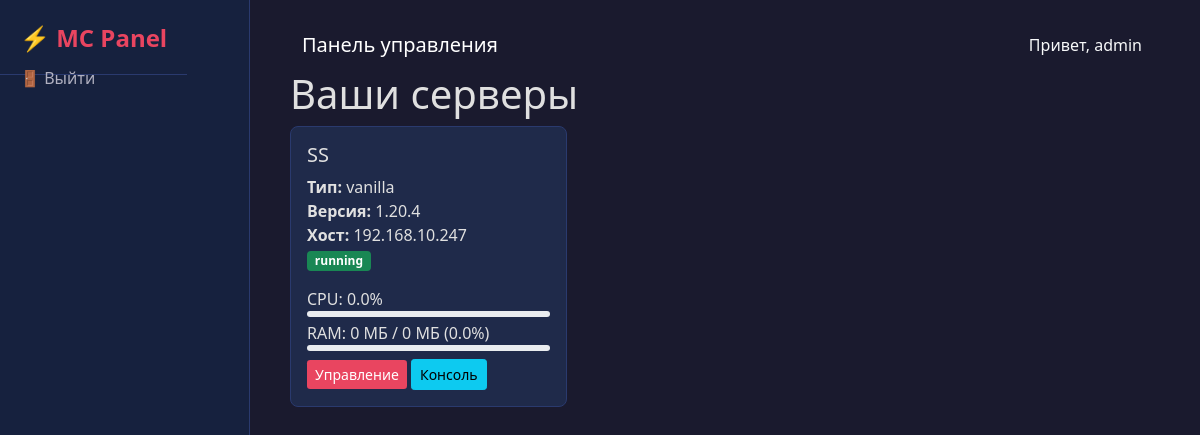
Page / (signed in) on the earlier database version.
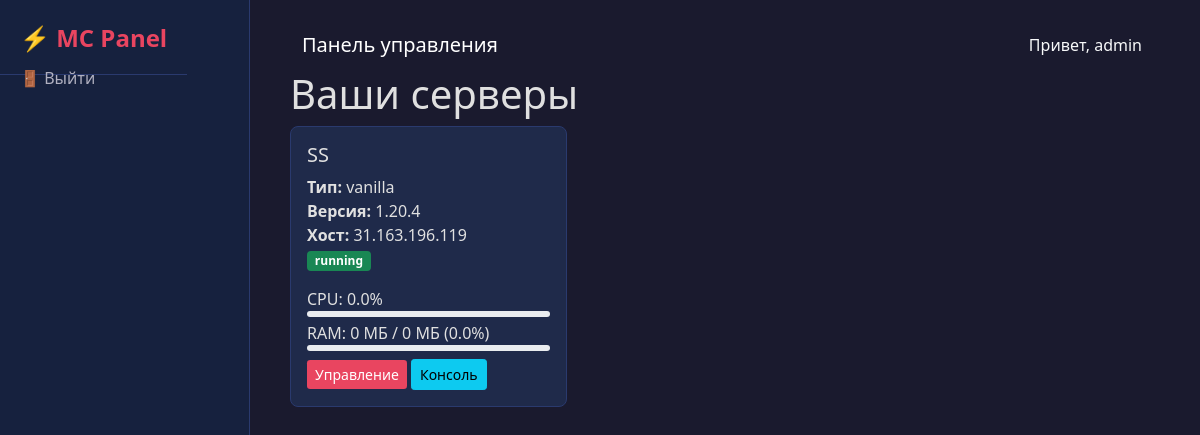
Same page on the later database version.
### models.py (models this page shows, shortened)
class User(UserMixin, db.Model):
    id = db.Column(db.Integer, primary_key=True)
    username = db.Column(db.String(80), unique=True, nullable=False)
    password = db.Column(db.String(120), nullable=False)
    servers = db.relationship('Server', backref='owner', lazy=True)
    co_servers = db.relationship('Server', secondary=server_access, backref=db.backref('co_owners', lazy='dynamic'))

class Server(db.Model):
    id = db.Column(db.Integer, primary_key=True)
    name = db.Column(db.String(100), nullable=False)
    server_type = db.Column(db.String(20), nullable=False, default='vanilla')
    mc_version = db.Column(db.String(20), nullable=False)
    ssh_host = db.Column(db.String(100), nullable=False)
    ssh_port = db.Column(db.Integer, default=22)
    ssh_user = db.Column(db.String(50), nullable=False)
    ssh_password_enc = db.Column(db.String(255), nullable=False)
    status = db.Column(db.String(20), default='offline')
    user_id = db.Column(db.Integer, db.ForeignKey('user.id'), nullable=False)
    startup_command = db.Column(db.Text, default="java -Xms128M -Xmx1024M -jar server.jar nogui")
    memory_percent = db.Column(db.Integer, default=95)
    timezone = db.Column(db.String(50), default="Europe/Moscow")
    garbage_collector = db.Column(db.String(50), default="UseSerialGC")
    domain = db.Column(db.String(100), nullable=True)
    srv_record = db.Column(db.String(100), nullable=True)
    def get_password(self):
        fernet = Fernet(Config.FERNET_KEY.encode())
        return fernet.decrypt(self.ssh_password_enc.encode()).decode()

### app.py (the view)
@app.route('/')
@login_required
def index():
    servers = Server.query.filter(
        (Server.user_id == current_user.id) |
        (Server.co_owners.any(id=current_user.id))
    ).all()
    stats_list = []
    for server in servers:
        try:
            client = ssh_connect(server.ssh_host, server.ssh_port, server.ssh_user, server.get_password())
            status = get_status(client, server.name)
            if server.status != status:
                server.status = status
            stats = get_system_stats(client)
            stats_list.append(stats)
            client.close()
        except Exception:
            server.status = 'offline'
            stats_list.append({
                'cpu_percent': 0.0,
                'ram_total_mb': 0,
                'ram_used_mb': 0,
                'ram_percent': 0.0
            })
    db.session.commit()
    server_stats = zip(servers, stats_list)
    return render_template('index.html', server_stats=server_stats)

### app.py (called while the page is built)
@login_manager.user_loader
def load_user(user_id):
    return db.session.get(User, int(user_id))

### templates/index.html (shortened to what this page needs)
{% extends "base.html" %}
{% block content %}
<h1>Ваши серверы</h1>
<div class="row">
    {% for server, stats in server_stats %}
    <div class="col-md-4">
        <div class="card server-card">
            <div class="card-body">
                <h5 class="card-title">{{ server.name }}</h5>
                <p class="card-text">
                    <strong>Тип:</strong> {{ server.server_type }}<br>
                    <strong>Версия:</strong> {{ server.mc_version }}<br>
                    <strong>Хост:</strong> {{ server.ssh_host }}<br>
                    <span class="badge bg-{% if server.status == 'running' %}success{% elif server.status == 'stopped' %}warning{% else %}secondary{% endif %} status-badge">
                        {{ server.status }}
                    </span>
                </p>
                {% if server.status == 'running' %}
                <div class="mt-2">
                    <div>
                        <span>CPU: {{ stats.cpu_percent }}%</span>
                        <div class="progress" style="height: 6px;">
                        </div>
                    </div>
                    <div class="mt-1">
                        <span>RAM: {{ stats.ram_used_mb }} МБ / {{ stats.ram_total_mb }} МБ ({{ stats.ram_percent }}%)</span>
                        <div class="progress" style="height: 6px;">
                        </div>
                    </div>
                </div>
                {% else %}
                <p class="text-muted mt-2">Статистика недоступна</p>
                {% endif %}
                <div class="mt-2">
                    <a href="{{ url_for('server_detail', server_id=server.id) }}" class="btn btn-primary btn-sm">Управление</a>
                    <a href="{{ url_for('console', server_id=server.id) }}" class="btn btn-info btn-sm">Консоль</a>
                </div>
            </div>
        </div>
    </div>
    {% else %}
    <p>Нет добавленных серверов. <a href="{{ url_for('add_server') }}">Добавить первый</a></p>
    {% endfor %}
</div>
{% endblock %}

### templates/base.html (shortened to what this page needs)
<!DOCTYPE html>
<html lang="ru">
<head>
    <link href="https://cdn.jsdelivr.net/npm/bootstrap@5.1.3/dist/css/bootstrap.min.css" rel="stylesheet">
    <link rel="stylesheet" href="{{ url_for('static', filename='style.css') }}">
</head>
<body>
    <div class="sidebar">
        <a href="{{ url_for('index') }}" class="brand" style="text-decoration: none;">⚡ MC Panel</a>
        <div class="nav flex-column">
            {% if current_user.is_authenticated %}
            <a class="nav-link" href="{{ url_for('logout') }}">🚪 Выйти</a>
            {% else %}
                <a class="nav-link" href="{{ url_for('login') }}">🔑 Вход</a>
                <a class="nav-link" href="{{ url_for('register') }}">📝 Регистрация</a>
            {% endif %}
        </div>
    </div>
    <div class="main-content">
        <nav class="navbar navbar-expand-lg navbar-dark bg-transparent">
            <div class="container-fluid">
                <span class="navbar-brand mb-0 h1">{% block title %}Панель управления{% endblock %}</span>
                <div class="d-flex">
                    {% if current_user.is_authenticated %}
                        <span class="text-light me-3">Привет, {{ current_user.username }}</span>
                    {% endif %}
                </div>
            </div>
        </nav>
        {% block content %}{% endblock %}
    </div>
</body>
</html>

### static/style.css (style rules this page uses)
body { background-color: #1a1a2e; color: #e0e0e0; font-family: 'Segoe UI', Tahoma, Geneva, Verdana, sans-serif; padding-left: 260px; }
.sidebar { position: fixed; top: 0; left: 0; height: 100vh; width: 250px; background-color: #16213e; padding: 20px 0; overflow-y: auto; border-right: 1px solid #2a3a6e; z-index: 1000; }
.sidebar .brand { color: #e94560; font-size: 1.5rem; font-weight: bold; padding: 0 20px 20px; border-bottom: 1px solid #2a3a6e; margin-bottom: 20px; }
.sidebar .nav-link { color: #b0b0c0; padding: 10px 20px; border-radius: 0; transition: 0.2s; }
.main-content { padding: 20px 30px; }
.card { background-color: #1f2a4a; border: 1px solid #2a3a6e; border-radius: 8px; margin-bottom: 20px; }
.btn-primary { background-color: #e94560; border: none; }
a { color: #e94560; }

Differences in the rows shown:
changed Server "SS": ssh_host "192.168.10.247" → "31.163.196.119"
